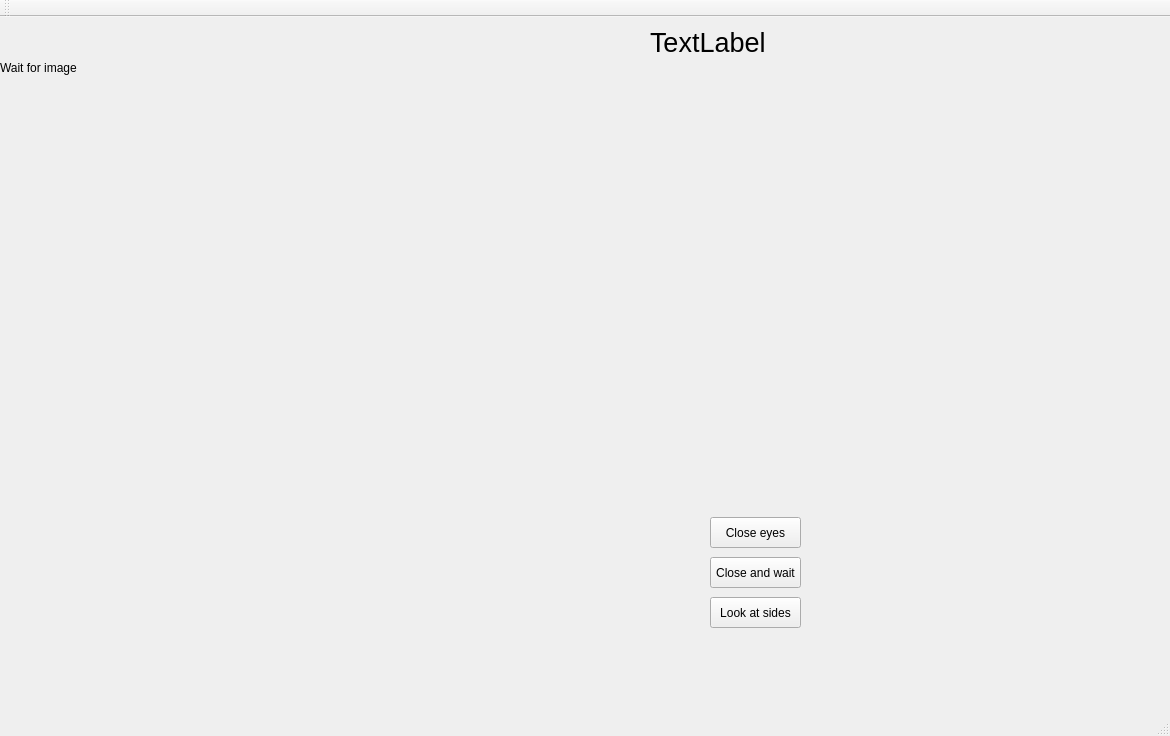
<?xml version="1.0" encoding="UTF-8"?>
<ui version="4.0">
 <class>MainWindowClass</class>
 <widget class="QMainWindow" name="MainWindowClass">
  <property name="geometry">
   <rect>
    <x>0</x>
    <y>0</y>
    <width>1170</width>
    <height>736</height>
   </rect>
  </property>
  <property name="windowTitle">
   <string>EyeCare</string>
  </property>
  <widget class="QWidget" name="centralWidget">
   <widget class="QLabel" name="label_1">
    <property name="geometry">
     <rect>
      <x>0</x>
      <y>0</y>
      <width>141</width>
      <height>101</height>
     </rect>
    </property>
    <property name="sizePolicy">
     <sizepolicy hsizetype="Expanding" vsizetype="Expanding">
      <horstretch>0</horstretch>
      <verstretch>0</verstretch>
     </sizepolicy>
    </property>
    <property name="text">
     <string>Wait for image</string>
    </property>
   </widget>
   <widget class="QLabel" name="label_2">
    <property name="geometry">
     <rect>
      <x>650</x>
      <y>0</y>
      <width>271</width>
      <height>51</height>
     </rect>
    </property>
    <property name="sizePolicy">
     <sizepolicy hsizetype="Expanding" vsizetype="Expanding">
      <horstretch>0</horstretch>
      <verstretch>0</verstretch>
     </sizepolicy>
    </property>
    <property name="font">
     <font>
      <pointsize>20</pointsize>
     </font>
    </property>
    <property name="text">
     <string>TextLabel</string>
    </property>
   </widget>
   <widget class="QPushButton" name="bt_close">
    <property name="geometry">
     <rect>
      <x>710</x>
      <y>500</y>
      <width>91</width>
      <height>31</height>
     </rect>
    </property>
    <property name="text">
     <string>Close eyes</string>
    </property>
   </widget>
   <widget class="QPushButton" name="bt_continues_close">
    <property name="geometry">
     <rect>
      <x>710</x>
      <y>540</y>
      <width>91</width>
      <height>31</height>
     </rect>
    </property>
    <property name="text">
     <string>Close and wait</string>
    </property>
   </widget>
   <widget class="QPushButton" name="bt_sides">
    <property name="geometry">
     <rect>
      <x>710</x>
      <y>580</y>
      <width>91</width>
      <height>31</height>
     </rect>
    </property>
    <property name="text">
     <string>Look at sides</string>
    </property>
   </widget>
  </widget>
  <widget class="QMenuBar" name="menuBar">
   <property name="geometry">
    <rect>
     <x>0</x>
     <y>0</y>
     <width>1170</width>
     <height>25</height>
    </rect>
   </property>
  </widget>
  <widget class="QToolBar" name="mainToolBar">
   <attribute name="toolBarArea">
    <enum>TopToolBarArea</enum>
   </attribute>
   <attribute name="toolBarBreak">
    <bool>false</bool>
   </attribute>
  </widget>
  <widget class="QStatusBar" name="statusBar"/>
 </widget>
 <layoutdefault spacing="6" margin="11"/>
 <resources>
  <include location="EyeCare.qrc"/>
 </resources>
 <connections>
  <connection>
   <sender>bt_close</sender>
   <signal>clicked()</signal>
   <receiver>MainWindowClass</receiver>
   <slot>task1_clicked()</slot>
   <hints>
    <hint type="sourcelabel">
     <x>710</x>
     <y>537</y>
    </hint>
    <hint type="destinationlabel">
     <x>625</x>
     <y>-14</y>
    </hint>
   </hints>
  </connection>
  <connection>
   <sender>bt_continues_close</sender>
   <signal>clicked()</signal>
   <receiver>MainWindowClass</receiver>
   <slot>continuous_close_clicked()</slot>
   <hints>
    <hint type="sourcelabel">
     <x>781</x>
     <y>597</y>
    </hint>
    <hint type="destinationlabel">
     <x>862</x>
     <y>-15</y>
    </hint>
   </hints>
  </connection>
  <connection>
   <sender>bt_sides</sender>
   <signal>clicked()</signal>
   <receiver>MainWindowClass</receiver>
   <slot>sides_clicked()</slot>
   <hints>
    <hint type="sourcelabel">
     <x>763</x>
     <y>630</y>
    </hint>
    <hint type="destinationlabel">
     <x>587</x>
     <y>-4</y>
    </hint>
   </hints>
  </connection>
 </connections>
 <slots>
  <slot>task1_clicked()</slot>
  <slot>continuous_close_clicked()</slot>
  <slot>sides_clicked()</slot>
 </slots>
</ui>
